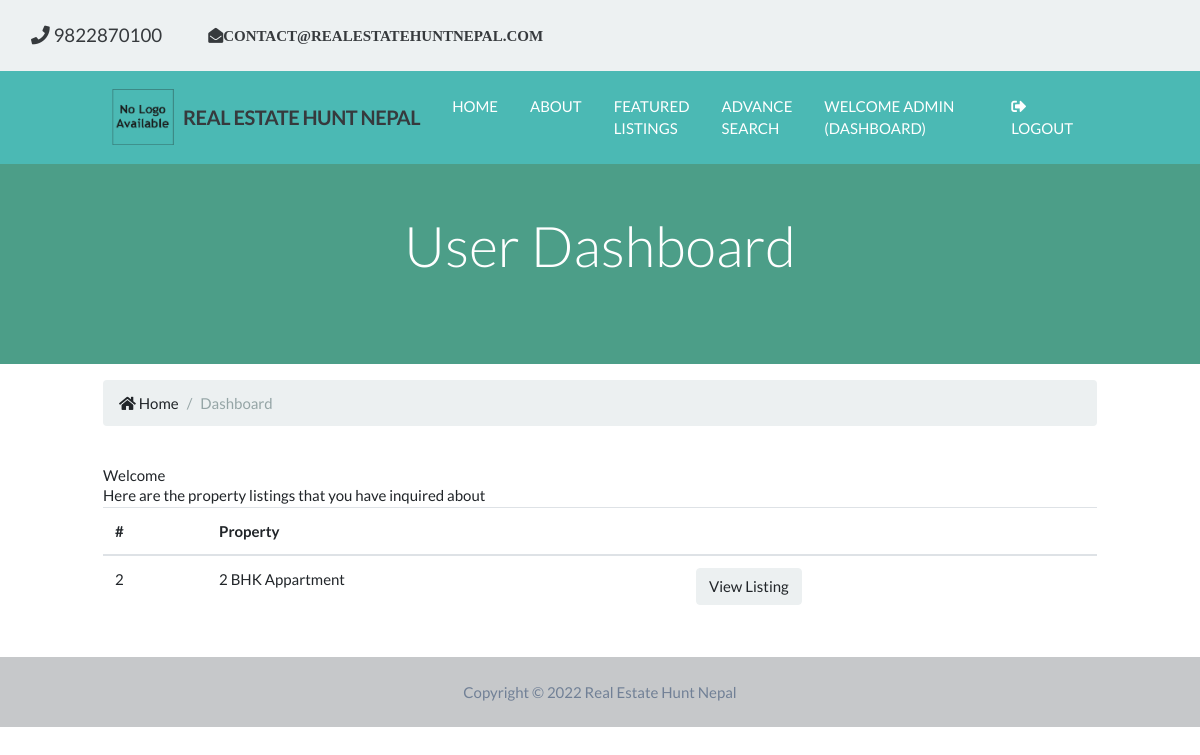
The page /account/dashboard (signed in) on the database as committed earlier.
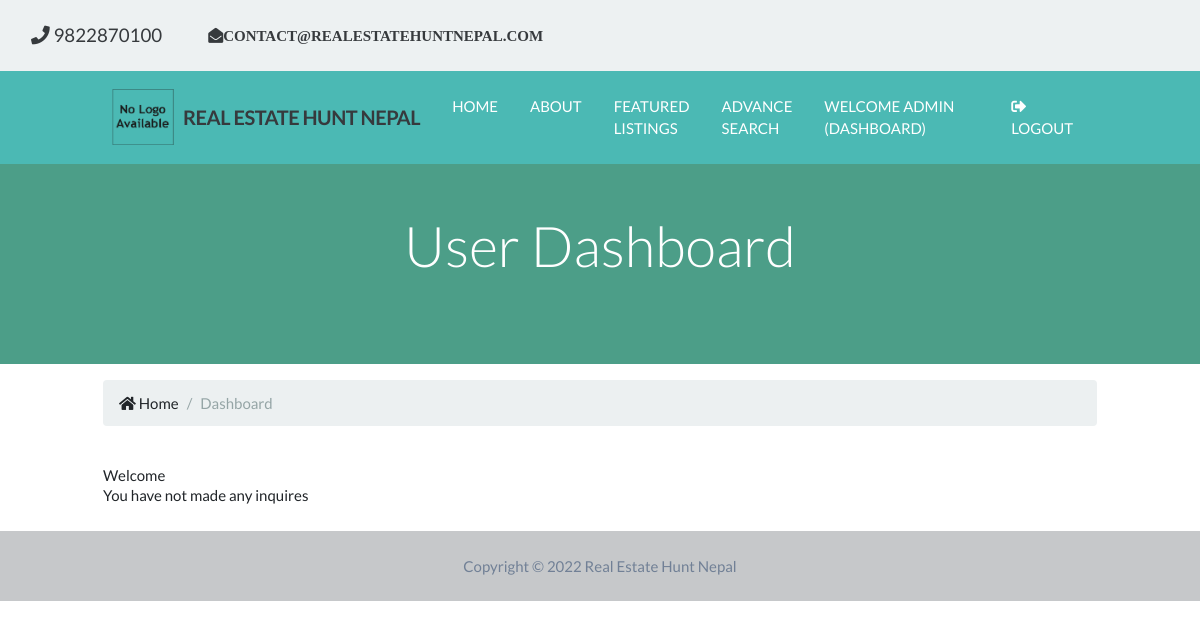
The same page on the database as committed later.
### contact/models.py (models this page shows, shortened)
class Contact(models.Model):
    listing_id = models.IntegerField(verbose_name='Listing ID')
    listing_title = models.CharField(
        max_length=200, verbose_name='Title')
    contact_name = models.CharField(
        max_length=200, verbose_name='Contact Name')
    contact_mail = models.CharField(
        max_length=200, verbose_name='E-Mail')
    contact_phone = models.CharField(
        max_length=200, verbose_name='Phone')
    contact_message = models.TextField(
        blank=True, verbose_name='Message')
    contact_date = models.DateTimeField(default=datetime.now)
    user_id = models.IntegerField(blank=True, null=True)
    class Meta:
        verbose_name = 'contact'
        verbose_name_plural = 'contacts'

### account/views.py (the view)
# urls.py: path('dashboard', views.dashboard, name='dashboard'),
@login_required(login_url='account:login')
def dashboard(request):
    title = 'User Dashboard'
    template_name = 'account/dashboard.html'
    user_contacts = Contact.objects.all().order_by(
        '-contact_date').filter(user_id=request.user.id)
    context = {
        'title': title,
        'user_contacts': user_contacts
    }
    return render(request, template_name, context)

### account/templates/account/dashboard.html
{% extends 'header/base.html' %} {% load static %} {% block content %}
<section id="showcase-inner" class="py-5 text-white">
  <div class="container">
    <div class="row text-center">
      <div class="col-md-12">
        <h1 class="display-4">User Dashboard</h1>
      </div>
    </div>
  </div>
</section>
<section id="bc" class="mt-3">
  <div class="container">
    <nav aria-label="breadcrumb">
      <ol class="breadcrumb">
        <li class="breadcrumb-item">
          <a href="{% url 'main:main-index' %}">
            <i class="fas fa-home"></i> Home</a
          >
        </li>
        <li class="breadcrumb-item active">Dashboard</li>
      </ol>
    </nav>
  </div>
</section>
<section id="dashboard" class="py-4">
  <div class="container">
    <div class="row">
      <div class="col-md-12">
        <h2>Welcome {{ user.first_name }}</h2>
        {% if user_contacts %}
        <p>Here are the property listings that you have inquired about</p>
        <table class="table">
          <thead>
            <tr>
              <th scope="col">#</th>
              <th scope="col">Property</th>
              <th></th>
            </tr>
          </thead>
          <tbody>
            {% for contact in user_contacts %}
            <tr>
              <td>{{ contact.listing_id }}</td>
              <td>{{ contact.listing_title }}</td>
              <td>
                <a
                  class="btn btn-light"
                  href="{% url 'listing:detail' contact.listing_id %}"
                  >View Listing</a
                >
              </td>
            </tr>
            {% endfor %}
          </tbody>
        </table>
        {% else %}
        <p>You have not made any inquires</p>
        {% endif %}
      </div>
    </div>
  </div>
</section>
{% endblock %}

Rows that differ between the two databases and show on the page:
no longer on this page (row edited): Contact: listing_id "2", listing_title "2 BHK Appartment"
Other text that changed with them:
text no longer shown: "Here are the property listings that you have inquired about # Property"
text now shown: "You have not made any inquires"
